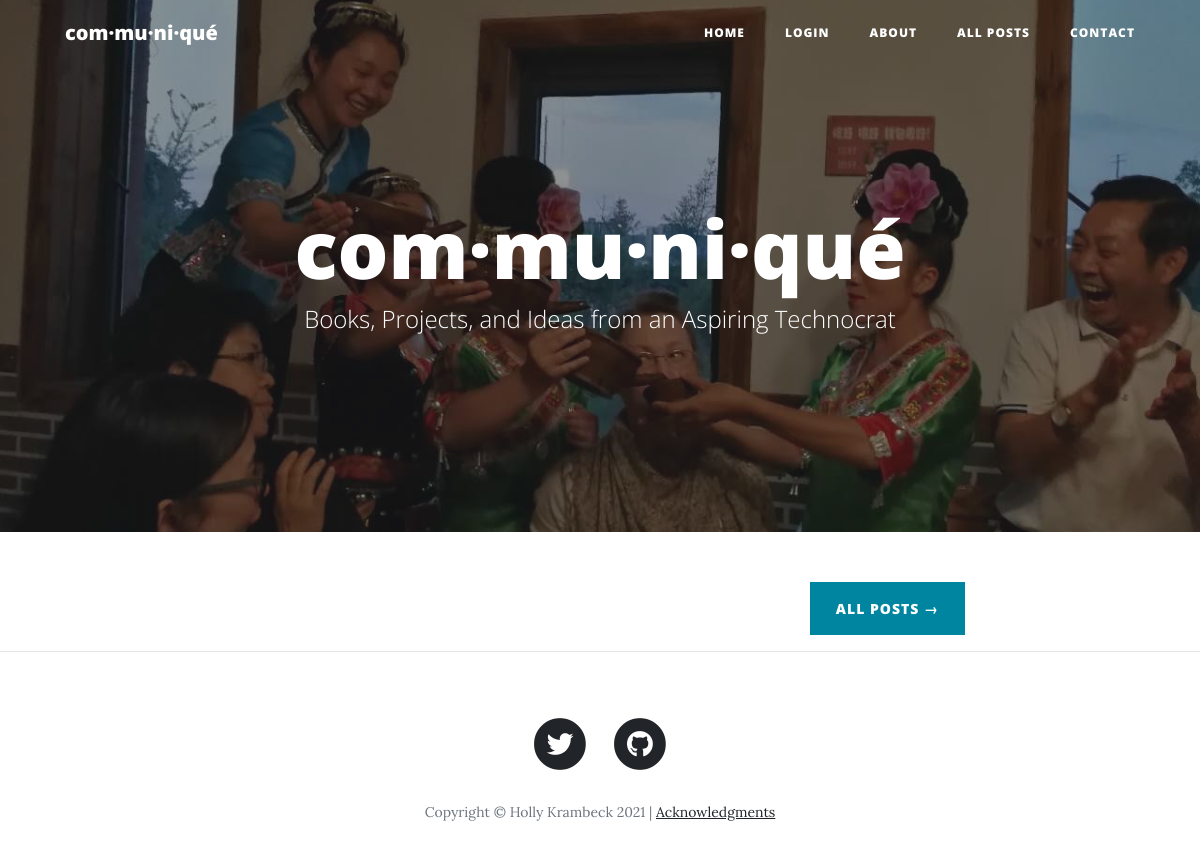
Before: / with the older database file.
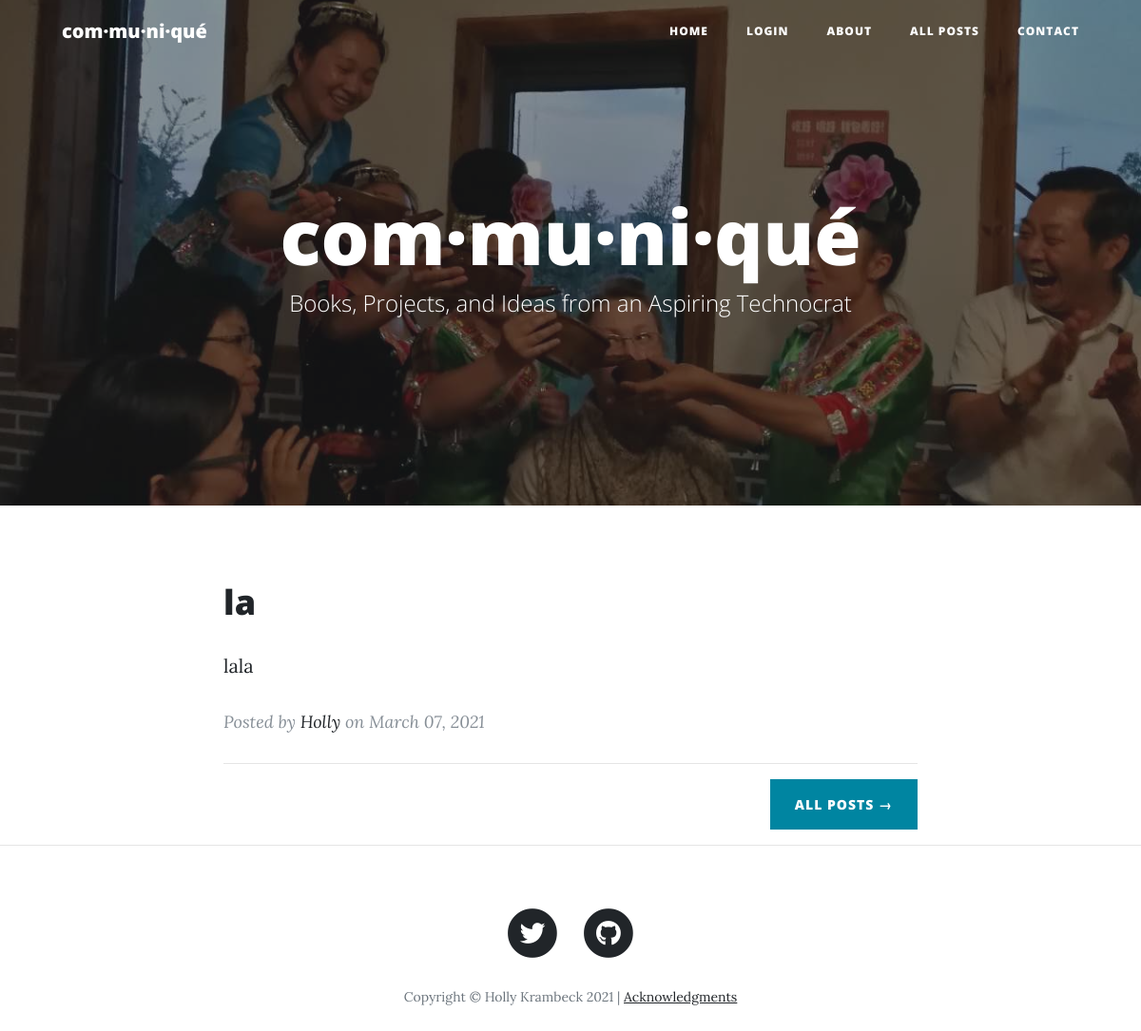
After: the same page with the newer database file.
### main.py (models this page shows)
class BlogPost(db.Model):
    __tablename__ = "blog_posts"
    id = db.Column(db.Integer, primary_key=True)
    author_id = db.Column(db.Integer, db.ForeignKey("users.id"))
    author = relationship("User", back_populates="posts")
    title = db.Column(db.String(250), unique=True, nullable=False)
    subtitle = db.Column(db.String(250), nullable=False)
    date = db.Column(db.String(250), nullable=False)
    date_order = db.Column(db.Integer, nullable=False)
    body = db.Column(db.Text, nullable=False)
    img_url = db.Column(db.String(250), nullable=False)

class User(UserMixin, db.Model):
    __tablename__ = 'users'
    id = db.Column(db.Integer, primary_key=True)
    name = db.Column(db.String(250), nullable=False)
    email = db.Column(db.String(250), nullable=False)
    password =db.Column(db.String(), nullable=False)
    posts = relationship("BlogPost", back_populates="author")

### main.py (the view)
@app.route('/')
def home():
    blog_data = BlogPost.query.order_by(BlogPost.date_order.desc()).all()
    db.session.commit()
    return render_template("index.html", blogs=blog_data, year=year, logged_in=current_user.is_authenticated)

### templates/index.html (shortened to what this page needs)
<!DOCTYPE html>
<html lang="en">
{% include "header.html" %}
<body>
{% include "nav.html" %}
  <header class="masthead" style="background-image: url('/static/img/home-bg.jpg')">
    <div class="overlay"></div>
    <div class="container">
      <div class="row">
        <div class="col-lg-8 col-md-10 mx-auto">
          <div class="site-heading">
            <h1>com·mu·ni·qué</h1>
            <span class="subheading">Books, Projects, and Ideas from an Aspiring Technocrat</span>
          </div>
        </div>
      </div>
    </div>
  </header>
  <div class="container">
    <div class="row">
      <div class="col-lg-8 col-md-10 mx-auto">
        {% for blog in blogs[:3]: %}
            <div class="post-preview">
              <a href="{{ url_for('post', num=blog['id'])}}">
                <h2 class="post-title">
                  {{blog["title"]}}
                </h2>
                <p>{{blog["subtitle"]}}</p>
              </a>
              <p class="post-meta">Posted by
                <a href="https://www.linkedin.com/in/holly-krambeck/">{{blog["author"]["name"]}}</a>
                on {{blog["date"]}}</p>
            </div>
            <hr>
        {% endfor %}
          <a class="btn btn-primary float-right" href=/all_posts>All Posts &rarr;</a>
      </div>
    </div>
  </div>
  <hr>
{% include "footer.html" %}
</body>
</html>

### templates/header.html (shortened to what this page needs)
<head>
  <link href="/static/vendor/bootstrap/css/bootstrap.min.css" rel="stylesheet">
  <link href="/static/vendor/fontawesome-free/css/all.min.css" rel="stylesheet" type="text/css">
  <link href="/static/css/clean-blog.min.css" rel="stylesheet">
</head>

### templates/nav.html (shortened to what this page needs)
  <nav class="navbar navbar-expand-sm navbar-light fixed-top" id="mainNav">
    <div class="container">
      <a class="navbar-brand" href="/">com·mu·ni·qué</a>
      <div class="collapse navbar-collapse" id="navbarResponsive">
        <ul class="navbar-nav ml-auto">
          <li class="nav-item">
            <a class="nav-link" href="/">Home</a>
          </li>
          {% if not logged_in: %}
          <li class="nav-item">
            <a class="nav-link" href="{{ url_for('login') }}">Login</a>
          </li>
          {% endif %}
          <li class="nav-item">
            <a class="nav-link" href="/about">About</a>
          </li>
          <li class="nav-item">
            <a class="nav-link" href="/all_posts">All Posts</a>
          </li>
          <li class="nav-item">
            <a class="nav-link" href="/contact">Contact</a>
          </li>
        </ul>
      </div>
    </div>
  </nav>

### templates/footer.html (shortened to what this page needs)
  <footer>
    <div class="container">
      <div class="row">
        <div class="col-lg-8 col-md-10 mx-auto">
          <ul class="list-inline text-center">
            <li class="list-inline-item">
              <a href="https://twitter.com/HollyKrambeck">
                <span class="fa-stack fa-lg">
                  <i class="fas fa-circle fa-stack-2x"></i>
                    <i class="fab fa-twitter fa-stack-1x fa-inverse"></i>
                  </span>
                </a>
              </li>
              <li class="list-inline-item">
                <a href="https://github.com/Holly-Transport"
                  <span class="fa-stack fa-lg">
                    <i class="fas fa-circle fa-stack-2x"></i>
                    <i class="fab fa-github fa-stack-1x fa-inverse"></i>
                </a>
              </li>
            </ul>
            <p class="copyright text-muted">Copyright &copy; Holly Krambeck {{year}} | <a href="/about">Acknowledgments</a></p>
        </div>
      </div>
    </div>
  </footer>

Changed rows visible on the page:
added BlogPost: title "la", subtitle "lala", author.name "Holly", date "March 07, 2021"
